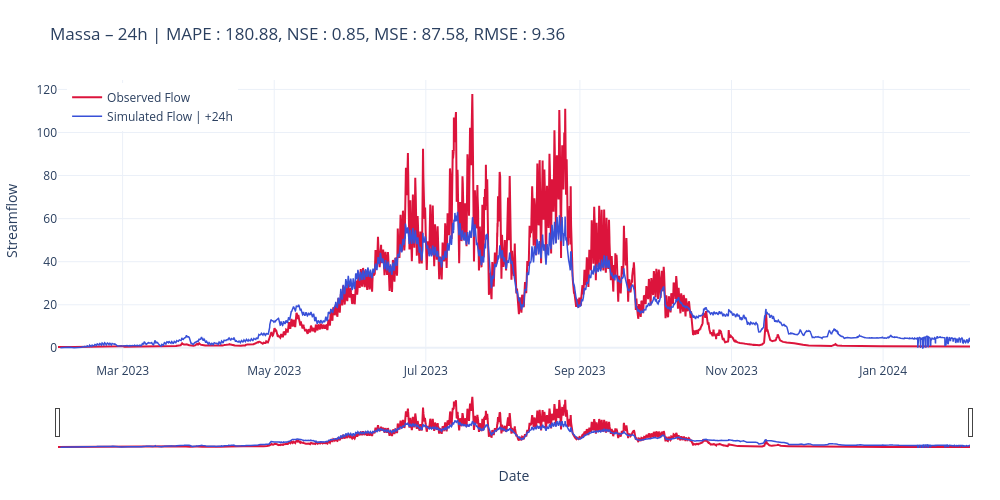

Notebook code cell kept with this figure:
### Code cell
scores_str = str.join(', ', [f"{key} : {scores[key]:.2f}" for key in scores])
title24 = f"Massa – {cfg.predict_last_n}h | " + scores_str

# plot_forecast_24h(measured=y_true, predicted=y_pred, title=title24, mode="list", horizons=[1, 6, cfg.predict_last_n])
plot_forecast_24h(measured=y_true, predicted=y_pred, title=title24, mode="list", horizons=[cfg.predict_last_n])

### Figure 1 — Plotly figure (JSON) as saved in the notebook; plotly's stock layout.template omitted (floating-point values rounded to 4 significant figures; data arrays with more than 128 entries replaced by an {"elided": "..."} marker saying what was removed)
{"data": [{"line": {"color": "crimson", "width": 2}, "mode": "lines", "name": "Observed Flow", "type": "scatter", "x": {"elided": "8808 str values"}, "y": {"elided": "8808 float values"}}, {"line": {"color": "#3850D8", "width": 1.5}, "mode": "lines", "name": "Simulated Flow | +24h", "type": "scatter", "x": {"elided": "8785 str values"}, "y": {"elided": "8785 float values"}}], "layout": {"dragmode": "zoom", "height": 500, "hovermode": "x unified", "legend": {"x": 0.01, "xanchor": "left", "y": 0.99, "yanchor": "top"}, "margin": {"b": 50, "l": 50, "r": 30, "t": 80}, "title": {"text": "Massa – 24h | MAPE : 180.88, NSE : 0.85, MSE : 87.58, RMSE : 9.36"}, "width": 1000, "xaxis": {"rangeslider": {"visible": true}, "title": {"text": "Date"}}, "yaxis": {"title": {"text": "Streamflow"}}}}
